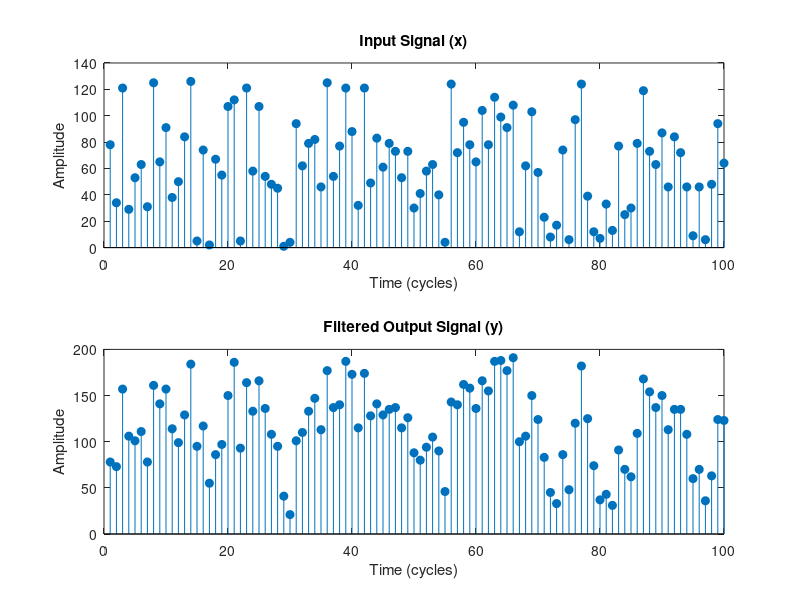

Reproduce this figure in MATLAB.
% MATLAB model of the DSP_Filter 
clear;
% Filter Coefficients
% I will use shift in the filter o save the resorces
% So this values will be inversed
H1 = 1;
H2 = 0.5;
H3 = 0.25;
H4 = 0.125;

% Open files to write input and output
% As i wanna use it in the testbench
input_file = fopen('input1.txt', 'w');
output_file = fopen('output1.txt', 'w');

% Number of clock cycles to simulate
% As thier is no clock here in matlab so i will simulate one 
num_cycles = 100;

% Initialize input, output, and delay registers
N = 7; % Bit-width of input/output, it may change to increase the performance
x = zeros(1, num_cycles);     % Input signal
y = zeros(1, num_cycles);     % Output signal
delayed_x = zeros(3, 1);      % Delay registers

% Generate random input values for testing We can replace with your own
% But I wanna make it more efficient, so i'll use random input values
% Here, we'll generate random 8-bit unsigned values :)
x = randi([0, 2^N-1], 1, num_cycles);

% Loop through each cycle (simulating each clock edge) as we have no clk on
% the model
% note
% We may generate the model using simulink and use high level synsises to
% Generate the RTL and the Testbench

for i = 1:num_cycles
    % Shift delayed values
    delayed_x(4) = delayed_x(3);
    delayed_x(3) = delayed_x(2);
    delayed_x(2) = delayed_x(1);
    delayed_x(1) = x(i);
    % Compute the output
    y(i) = floor(H1 * delayed_x(1)) + floor(H2 * delayed_x(2)) + floor(H3 * delayed_x(3)) + floor(H4 * delayed_x(4));
    
    % Write input and output to files
    fprintf(input_file, '%X\n', x(i));      % Write input as hexadecimal
    fprintf(output_file, '%X\n', round(y(i)));  % Write output as hexadecimal, rounded to nearest integer
    
    % Optional: Display results in MATLAB console
    fprintf('Cycle %d: Input = %d, Output = %.2f\n', i, x(i), y(i));
end

% Close the files
fclose(input_file);
fclose(output_file);

% Plot the input and output signals
figure;
subplot(2, 1, 1);
stem(x, 'filled');
title('Input Signal (x)');
xlabel('Time (cycles)');
ylabel('Amplitude');

subplot(2, 1, 2);
stem(y, 'filled');
title('Filtered Output Signal (y)');
xlabel('Time (cycles)');
ylabel('Amplitude');
